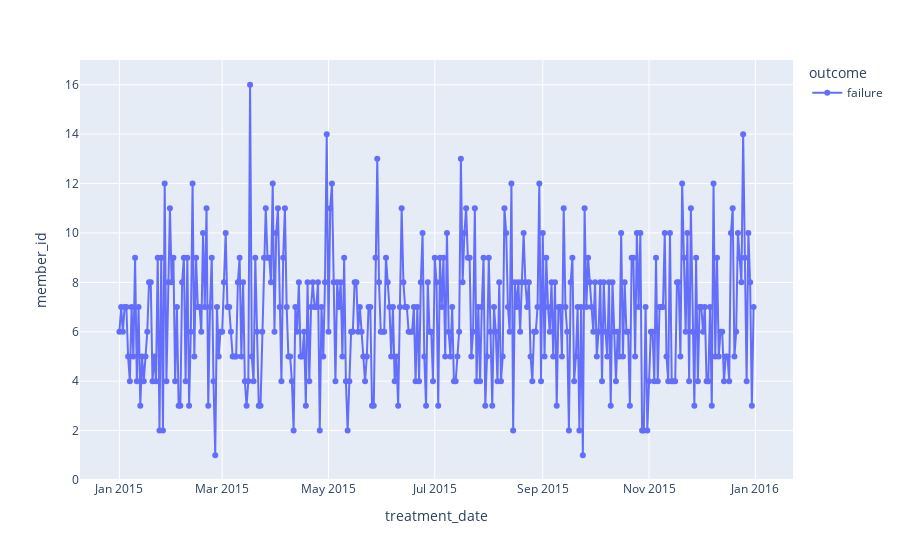

The code cell stored with this chart in its notebook:
### Code cell
# plot by time 
data_by_time = data.groupby(["treatment_date", "outcome"]).member_id.nunique().reset_index()
data_by_time["treatment_date"] = pd.to_datetime(data_by_time["treatment_date"])
px.line(data_by_time.sort_values("treatment_date"), x="treatment_date", y="member_id", color="outcome", markers=True)
# doesnt appear to be a strong trend over time, but we can see that the number

### Figure 1 — Plotly figure (JSON) as saved in the notebook; plotly's stock layout.template omitted (floating-point values rounded to 4 significant figures; data arrays with more than 128 entries replaced by an {"elided": "..."} marker saying what was removed)
{"data": [{"hovertemplate": "outcome=failure<br>treatment_date=%{x}<br>member_id=%{y}<extra></extra>", "legendgroup": "failure", "line": {"color": "#636efa", "dash": "solid"}, "marker": {"symbol": "circle"}, "mode": "lines+markers", "name": "failure", "orientation": "v", "showlegend": true, "type": "scatter", "x": {"elided": "365 str values"}, "xaxis": "x", "y": {"elided": "365 int values"}, "yaxis": "y"}], "layout": {"legend": {"title": {"text": "outcome"}, "tracegroupgap": 0}, "margin": {"t": 60}, "xaxis": {"anchor": "y", "domain": [0, 1], "title": {"text": "treatment_date"}}, "yaxis": {"anchor": "x", "domain": [0, 1], "title": {"text": "member_id"}}}}
